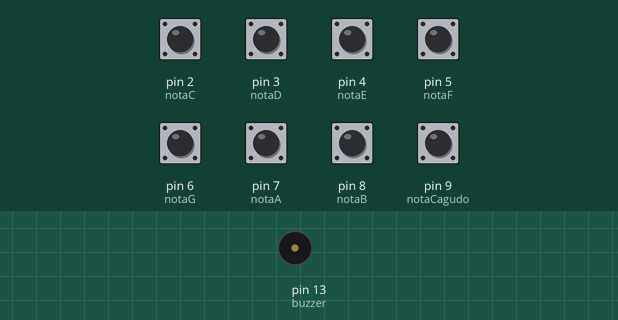
Simulated run of this sketch. Board: Arduino Uno, built with avr-gcc and run on an emulated ATmega328P. On the bench: buzzer (waves = sounding). The inputs (shaded band) are chosen by the test bench; at power-on: pin 2 (notaC), pin 3 (notaD), pin 4 (notaE), pin 5 (notaF), pin 6 (notaG), pin 7 (notaA), pin 8 (notaB), pin 9 (notaCagudo) HIGH.

Above: at 1.2 s.
1.3 s: pin 2 (notaC) pulled LOW for 0.15 s
At 1.37 s:
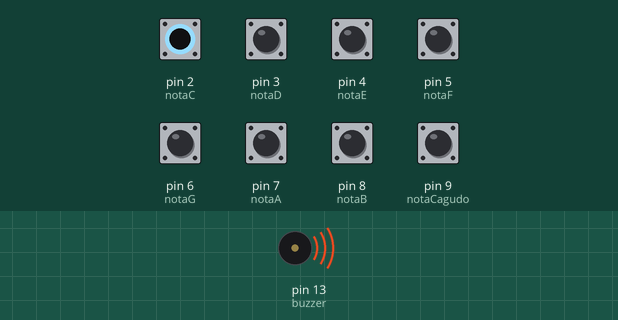
Timing chart, 0 to 4.3 s (numbered marks = the images above; inputs shaded):
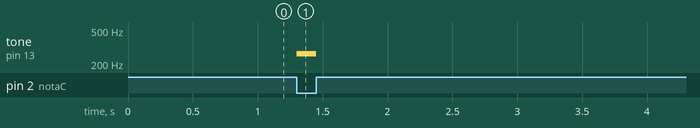

Measured:
- after the input at 1.3 s, tone on pin 13 (buzzer): silent → 262 Hz at once, → silent 0.15 s later

The sketch:

projeto_piano.ino
```cpp
#include <Arduino.h>

// Pinos dos botoes (cada botao deve ligar o pino correspondente ao GND)
const int notaC = 2;
const int notaD = 3;
const int notaE = 4;
const int notaF = 5;
const int notaG = 6;
const int notaA = 7;
const int notaB = 8;
const int notaCagudo = 9;

// Pino do buzzer
const int buzzer = 13;

void setup() {
  pinMode(notaC, INPUT_PULLUP);
  pinMode(notaD, INPUT_PULLUP);
  pinMode(notaE, INPUT_PULLUP);
  pinMode(notaF, INPUT_PULLUP);
  pinMode(notaG, INPUT_PULLUP);
  pinMode(notaA, INPUT_PULLUP);
  pinMode(notaB, INPUT_PULLUP);
  pinMode(notaCagudo, INPUT_PULLUP);

  pinMode(buzzer, OUTPUT);
}

void loop() {
  // INPUT_PULLUP significa que LOW indica um botao pressionado.
  // Se mais de um for pressionado, a primeira condicao tem prioridade.
  if (digitalRead(notaC) == LOW) {
    tone(buzzer, 262);
  } else if (digitalRead(notaD) == LOW) {
    tone(buzzer, 294);
  } else if (digitalRead(notaE) == LOW) {
    tone(buzzer, 330);
  } else if (digitalRead(notaF) == LOW) {
    tone(buzzer, 349);
  } else if (digitalRead(notaG) == LOW) {
    tone(buzzer, 392);
  } else if (digitalRead(notaA) == LOW) {
    tone(buzzer, 440);
  } else if (digitalRead(notaB) == LOW) {
    tone(buzzer, 494);
  } else if (digitalRead(notaCagudo) == LOW) {
    tone(buzzer, 523);
  } else {
    noTone(buzzer);
  }
}
```
